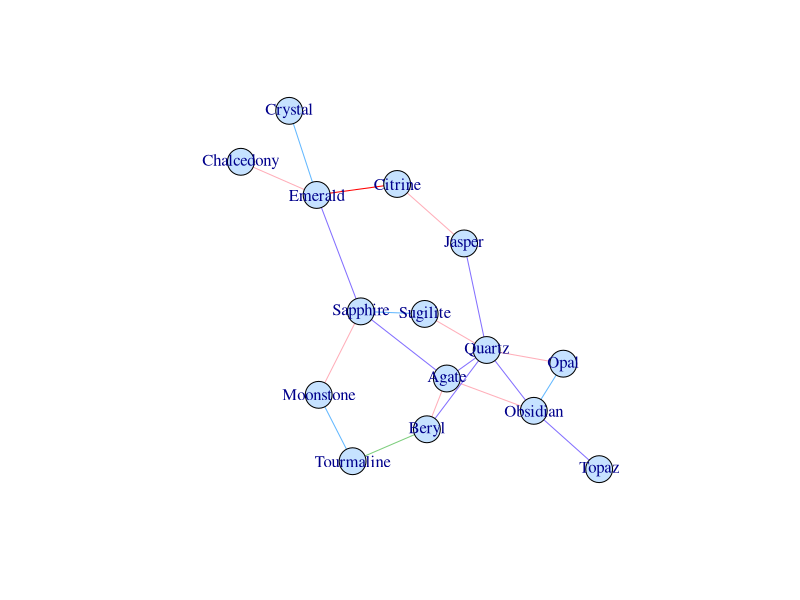
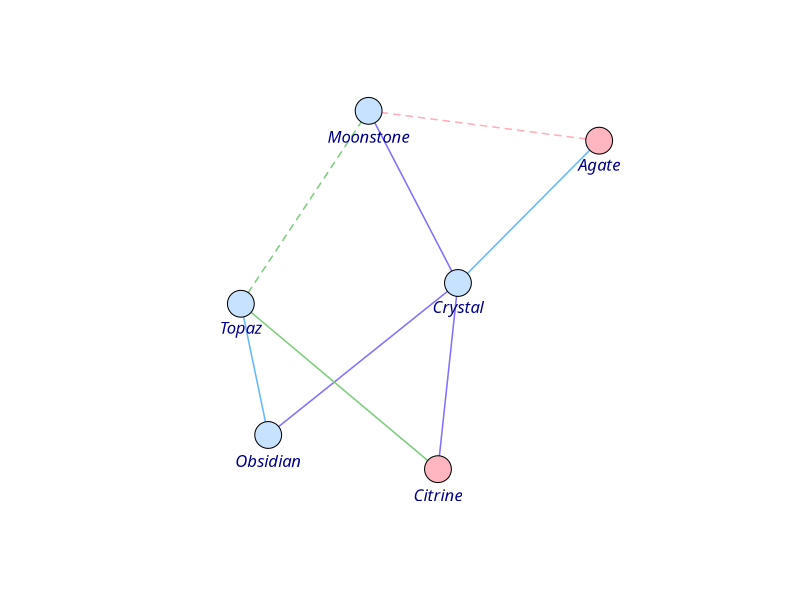
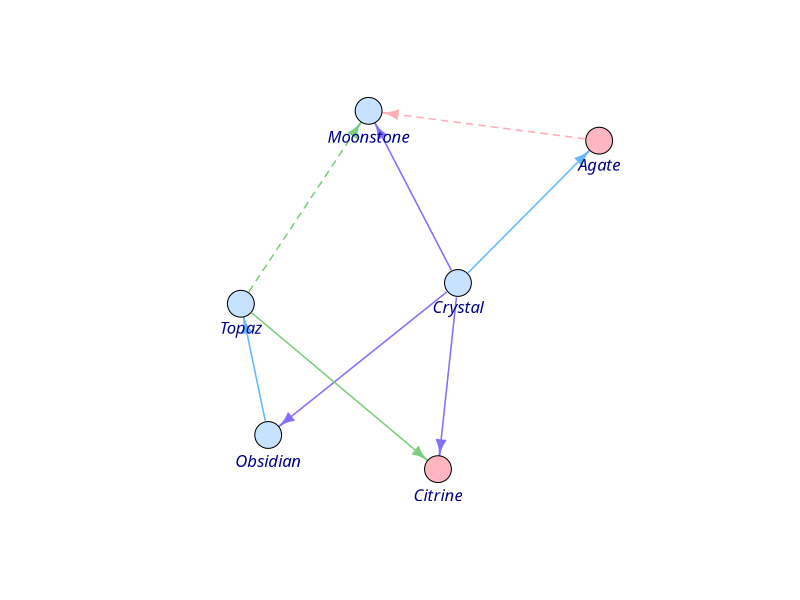

These figures' R source, in order:
## ---- chunk 1
library(igraph)
## ---- chunk 2
names <- c("Opal", "Tourmaline", "Emerald", "Citrine", "Jasper", "Moonstone", "Agate", "Chalcedony", "Crystal", "Obsidian", "Quartz", "Topaz", "Beryl", "Sugilite", "Sapphire")
## ---- chunk 3
set.seed(10)
samp_g <- sample_gnm(
  n = 15, # number of vertices
  m = 20, # total number of edges
  directed = FALSE # if it's a directed network
)
## ---- chunk 4
vertex_attr(samp_g) <- list(name = names, color = rep("slategray1", gorder(samp_g)))
## ---- chunk 5
edge_attr(samp_g) <- list(color = sample(
  x = c("slateblue1", "lightpink1", "steelblue1", "palegreen3"),
  size = gsize(samp_g), replace = TRUE
))
## ---- chunk 6
edges(samp_g)
## ---- chunk 7
edge_attr(samp_g, name = "color")[1] <- "red"
## ---- chunk 8
plot(samp_g)
## ---- chunk 9
set.seed(4)
my_gem_df <- data.frame(
  "from" = c("Crystal", "Crystal", "Crystal", "Crystal", "Topaz", "Obsidian", "Agate", "Topaz"),
  "to" = c("Moonstone", "Citrine", "Obsidian", "Agate", "Citrine", "Topaz", "Moonstone", "Moonstone"),
  "color" = c("slateblue1", "slateblue1", "slateblue1", "steelblue1", "palegreen3", "steelblue1", "lightpink1", "palegreen3"),
  "connection_type" = c(rep(1, 6), 2, 2)
)
my_gem_df$weight <- as.numeric(as.factor(my_gem_df$color))
my_gem_df
## ---- chunk 10
g <- graph_from_data_frame(my_gem_df, directed = FALSE)
vertex_attr(g) <- list(
  name = c("Crystal", "Topaz", "Obsidian", "Agate", "Moonstone", "Citrine"),
  color = c("slategray1", "slategray1", "slategray1", "lightpink", "slategray1", "lightpink")
)
## ---- chunk 11
set.seed(4)
plot(g,
  edge.width = 1.5,
  edge.lty = edge_attr(g, "connection_type"),
  vertex.label.family = "Trebuchet MS",
  vertex.label.font = 3,
  vertex.label.cex = 1,
  vertex.label.dist = 2,
  vertex.label.degree = pi / 2
)
## ---- chunk 12
g <- graph_from_data_frame(my_gem_df, directed = TRUE)
vertex_attr(g) <- list(
  name = c("Crystal", "Topaz", "Obsidian", "Agate", "Moonstone", "Citrine"),
  color = c("slategray1", "slategray1", "slategray1", "lightpink", "slategray1", "lightpink")
)
set.seed(4)
plot(g,
  edge.width = 1.5,
  edge.lty = edge_attr(g, "connection_type"),
  edge.arrow.size = 0.8,
  vertex.label.family = "Trebuchet MS",
  vertex.label.font = 3,
  vertex.label.cex = 1,
  vertex.label.dist = 2,
  vertex.label.degree = pi / 2
)
